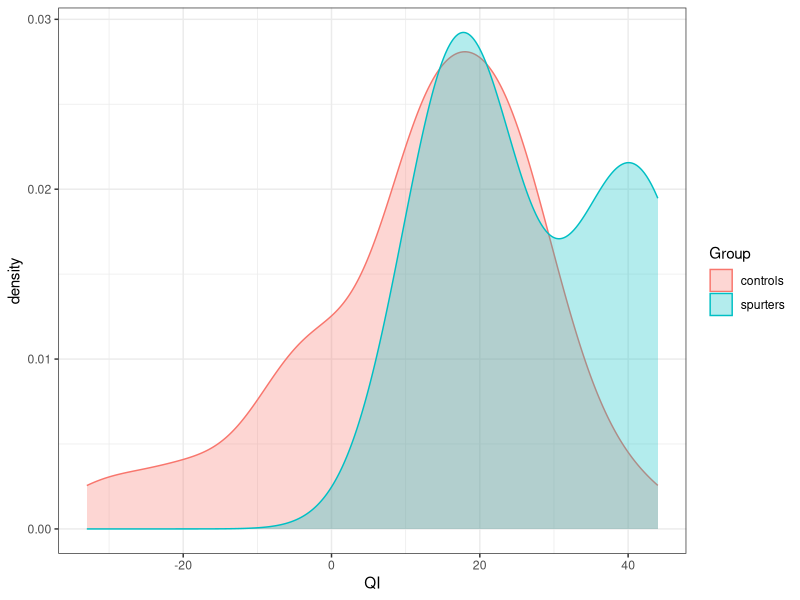
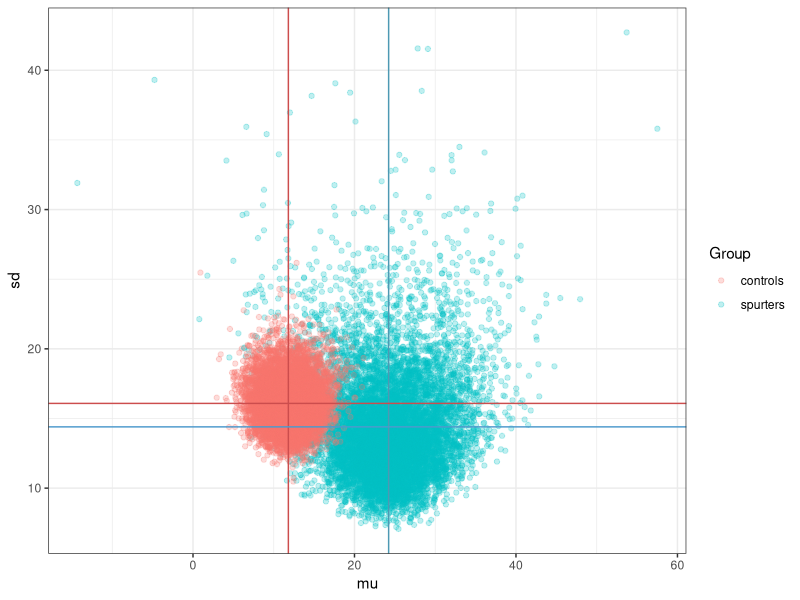
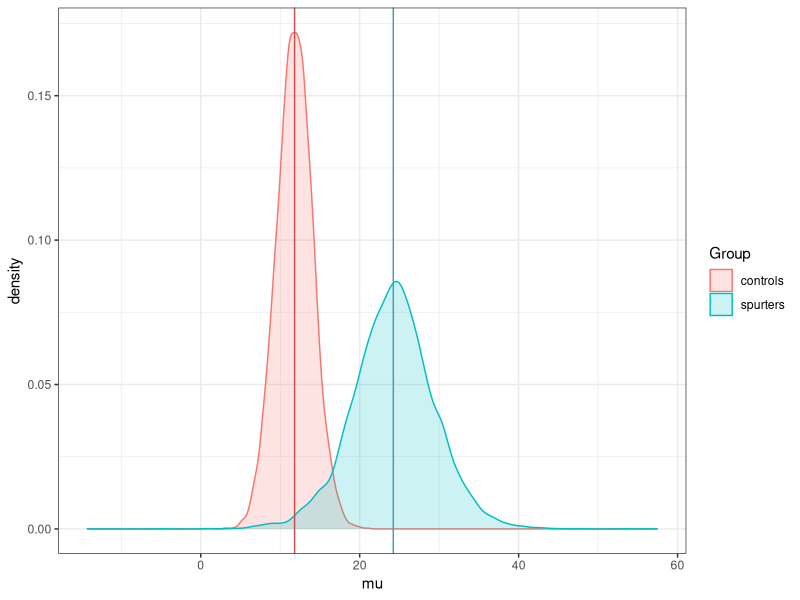
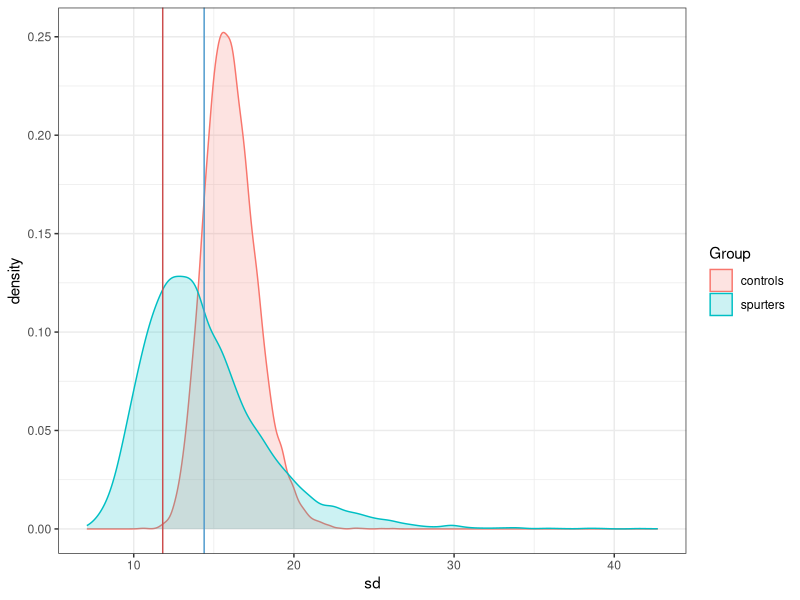

Reproduce these figures in R, in order.
## ---- chunk 1
library(ggplot2)
## ---- chunk 2
rNG=function(k, m0, n0, a, b){ 
  lambda=rgamma(k, a, b)
  mu=rnorm(k,m0,sqrt(1/(n0*lambda)))
  return(rbind(mu, lambda))
}
rNG(3, 0, 1, 1, 1)
## ---- chunk 3
NG.update=function(m0,n0,a,b, X){ 
  n=length(X)
  mX=sum(X)/n
  ssX=sum((X-mX)^2)
  m0.post=(n*mX+n0*m0)/(n+n0)
  n0.post=n+n0
  a.post=a+n/2
  b.post=b+(ssX+(n*n0)/(n+n0)*(mX-m0)^2)/2
  return(list(m0.post=m0.post,n0.post=n0.post,a.post=a.post,b.post=b.post))
}
## ---- chunk 4
N=1000

mu.true=1
lambda.true=3
m0=0
n0=1
lambda1=1
n1=1
a=n1/2
b=n1/(2*lambda1)

X = rnorm(N, mu.true, sd=sqrt(1/lambda.true))

update=NG.update(m0, n0, a, b, X)

mu.post=update$m0.post
lambda.post=update$a.post/update$b.post

c(mu.true,mu.post)
c(lambda.true,lambda.post)
## ---- chunk 5
rNG.post=function(k,m0,n0,a,b,X){
  update=NG.update(m0, n0, a, b, X)
  m0.post=update$m0.post
  n0.post=update$n0.post
  a.post=update$a.post
  b.post=update$b.post
  return(rNG(k,m0.post,n0.post,a.post,b.post))
}

rNG.post(10,m0, n0, a, b, X)
## ---- chunk 6
spurters = c(18, 40, 15, 17, 20, 44, 38)
controls = c(-4, 0, -19, 24, 19, 10, 5, 10,
             29, 13, -9, -8, 20, -1, 12, 21,
             -7, 14, 13, 20, 11, 16, 15, 27,
             23, 36, -33, 34, 13, 11, -19, 21,
             6, 25, 30, 22, -28, 15, 26, -1, -2,
             43, 23, 22, 25, 16, 10, 29)
## ---- chunk 7
data=data.frame(QI=c(spurters,controls),Group=as.factor(c(rep("spurters",7),rep("controls",48))))

ggplot(data,aes(x=QI,col=Group,fill=Group))+
  geom_density(alpha=0.3)+
  theme_bw()
## ---- chunk 8
m = 1
c = 1
a = 1
b = 1
## ---- chunk 9
k=10000
spurters.sampled = 
  rNG.post(k, m, c, a, b, spurters)
controls.sampled = 
  rNG.post(k, m, c, a, b, controls)
## ---- chunk 10
mean(spurters.sampled["mu",]>controls.sampled["mu",])
## ---- chunk 11
sp.sd.mean=mean(spurters.sampled[2,]^(-1/2))
co.sd.mean=mean(controls.sampled[2,]^(-1/2))
sp.sd.sd=sd(spurters.sampled[2,]^(-1/2))
co.sd.sd=sd(controls.sampled[2,]^(-1/2))

sp.mu.mean=mean(spurters.sampled[1,])
co.mu.mean=mean(controls.sampled[1,])
sp.mu.sd=sd(spurters.sampled[1,])
co.mu.sd=sd(controls.sampled[1,])
## ---- chunk 12
dd=data.frame(mu=c(spurters.sampled[1,],controls.sampled[1,]),
              sd=c(spurters.sampled[2,]^(-1/2),controls.sampled[2,]^(-1/2)),
              Group=as.factor(c(rep("spurters",k),rep("controls",k))))

ggplot(data=dd,aes(x=mu,y=sd,col=Group))+
  geom_point(alpha=0.25)+
  geom_vline(xintercept=sp.mu.mean,col=rgb(0.3,0.6,0.7))+
  geom_vline(xintercept=co.mu.mean,col=rgb(0.8,0.3,0.3))+
  geom_hline(yintercept=sp.sd.mean,col=rgb(0.3,0.6,0.8))+
  geom_hline(yintercept=co.sd.mean,col=rgb(0.8,0.3,0.3))+
  #xlim(0,50)+ylim(0,50)+
  theme_bw()
## ---- chunk 13
ggplot(data=dd,aes(x=mu,col=Group,fill=Group))+geom_density(alpha=0.2)+
  geom_vline(xintercept=sp.mu.mean,col=rgb(0.3,0.6,0.7))+
  geom_vline(xintercept=co.mu.mean,col=rgb(0.8,0.3,0.3))+
  theme_bw()

ggplot(data=dd,aes(x=sd,col=Group,fill=Group))+geom_density(alpha=0.2)+
  geom_vline(xintercept=sp.sd.mean,col=rgb(0.3,0.6,0.8))+
  geom_vline(xintercept=co.mu.mean,col=rgb(0.8,0.3,0.3))+
  theme_bw()
